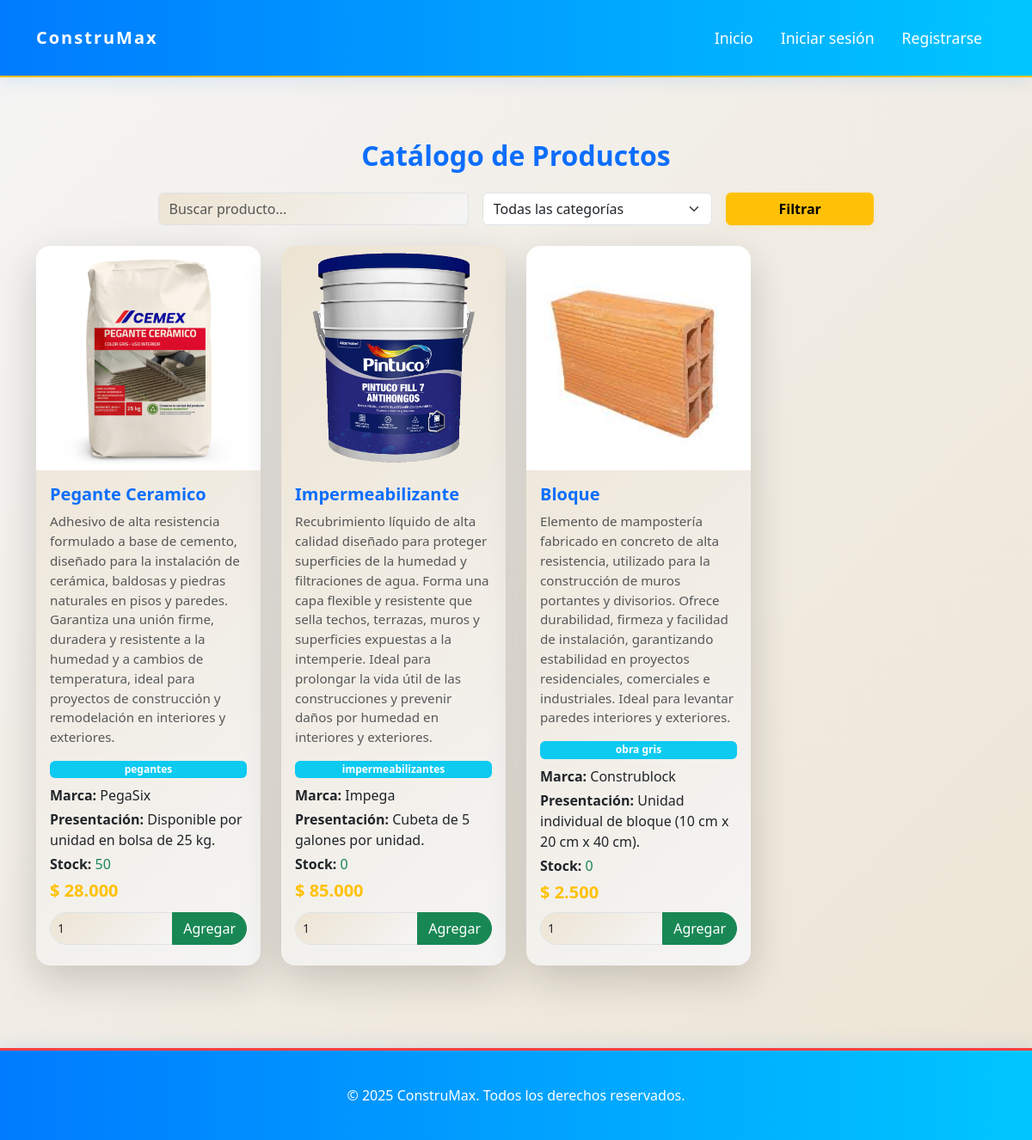
Before: /productos with the older database file.
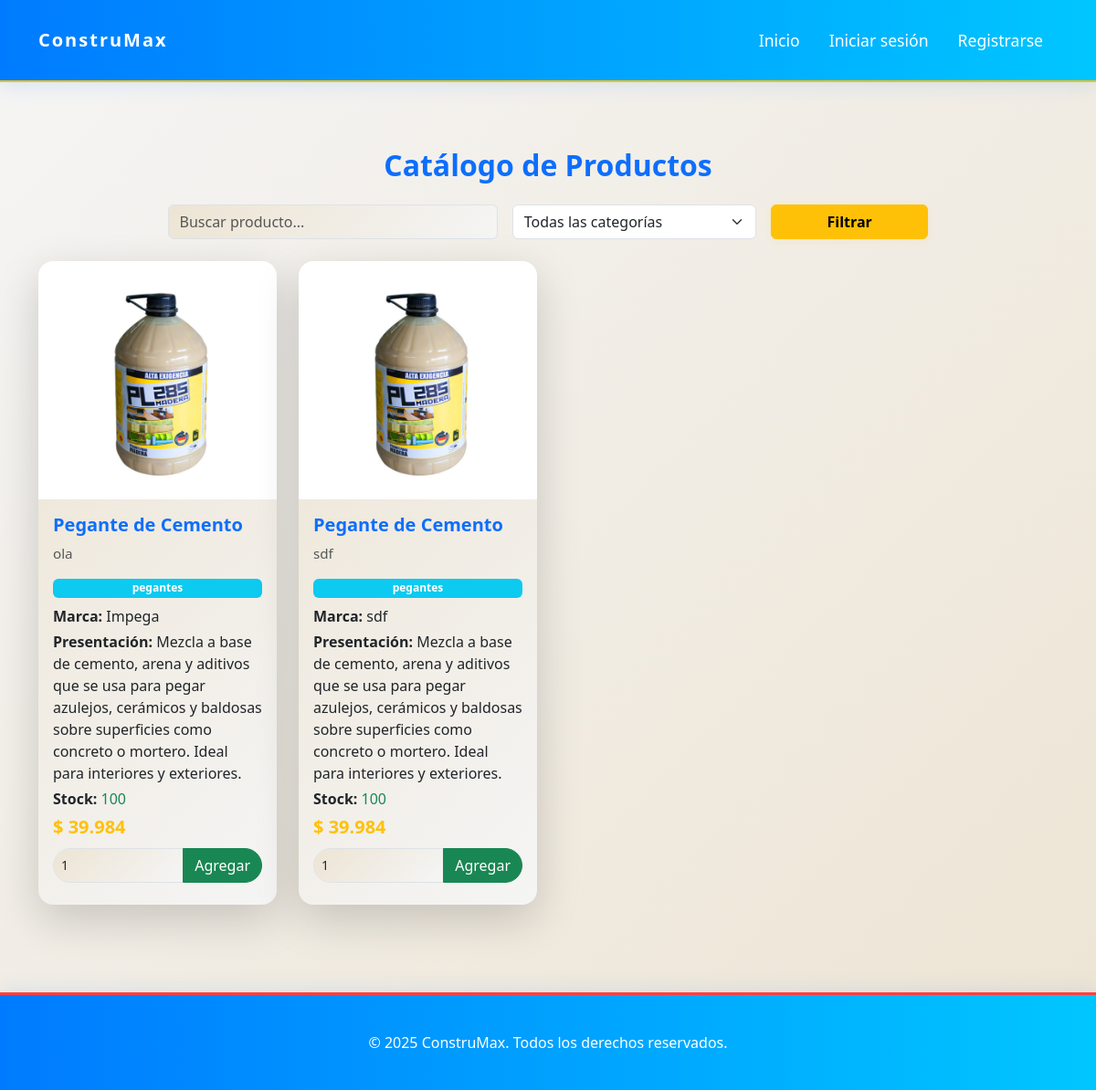
After: the same page with the newer database file.
### app/models/productos.py (models this page shows, shortened)
class Producto(db.Model):
    id = db.Column(db.Integer, primary_key=True)
    nombre = db.Column(db.String(100), nullable=False)
    descripcion = db.Column(db.String(255), nullable=False)
    categoria = db.Column(db.String(50), nullable=False)
    precio = db.Column(db.Float, nullable=False)
    imagen = db.Column(db.String(255))
    presentacion = db.Column(db.String(100))
    marca = db.Column(db.String(100))
    destacado = db.Column(db.Boolean, default=False)
    stock = db.Column(db.Integer, nullable=False, default=0)  # Nuevo campo para el stock

### app/routes/users_route.py (the view)
@bp.route('/productos')
def productos():
    productos = Producto.query.all()
    return render_template('productos/productos.html', productos=productos)

### app/templates/productos/productos.html (shortened to what this page needs)
{% extends 'base.html' %}
{% block content %}
<div class="container py-5">
    <h2 class="text-center mb-4 fw-bold text-primary">Catálogo de Productos</h2>
    <form method="GET" class="row g-3 mb-4 justify-content-center">
        <div class="col-md-4">
            <input type="text" class="form-control" name="busqueda" placeholder="Buscar producto..." value="{{ request.args.get('busqueda', '') }}">
        </div>
        <div class="col-md-3">
            <select class="form-select" name="categoria">
                <option value="">Todas las categorías</option>
            </select>
        </div>
        <div class="col-md-2">
            <button type="submit" class="btn btn-warning w-100 fw-bold">Filtrar</button>
        </div>
    </form>
    <div class="row g-4">
        {% set filtro = request.args.get('categoria') %}
        {% set busqueda = request.args.get('busqueda', '').lower() %}
        {% for producto in productos %}
            {% if (not filtro or producto.categoria == filtro) and (not busqueda or busqueda in producto.nombre.lower() or busqueda in producto.descripcion.lower()) %}
            <div class="col-12 col-sm-6 col-md-4 col-lg-3">
                <div class="card h-100 shadow-lg border-0 rounded-4">
                    <img src="{{ producto.imagen or url_for('static', filename='img/arena_amarilla.jpg') }}" class="card-img-top rounded-top-4" alt="{{ producto.nombre }}">
                    <div class="card-body d-flex flex-column">
                        <h5 class="card-title fw-bold text-primary">{{ producto.nombre }}</h5>
                        <p class="card-text text-muted">{{ producto.descripcion }}</p>
                        <span class="badge bg-info mb-2">{{ producto.categoria }}</span>
                        <p class="mb-1"><strong>Marca:</strong> {{ producto.marca or 'N/A' }}</p>
                        <p class="mb-1"><strong>Presentación:</strong> {{ producto.presentacion or 'N/A' }}</p>
                        <p class="mb-1"><strong>Stock:</strong> <span class="text-success">{{ producto.stock }}</span></p>
                        <p class="mb-2 fs-5 fw-bold text-warning">{{ producto.precio|cop }}</p>
                        <form action="{{ url_for('cart.add_to_cart', product_id=producto.id) }}" method="post" class="mt-auto">
                            <div class="input-group mb-2">
                                <input type="number" name="quantity" value="1" min="1" max="{{ producto.stock }}" class="form-control form-control-sm rounded-start-pill" style="width:80px;">
                                <button type="submit" class="btn btn-success rounded-end-pill"> Agregar</button>
                            </div>
                        </form>
                    </div>
                </div>
            </div>
            {% endif %}
        {% else %}
            <div class="col-12">
                <div class="alert alert-info text-center">No hay productos disponibles.</div>
            </div>
        {% endfor %}
    </div>
</div>
{% endblock %}

### app/templates/base.html (shortened to what this page needs)
<!DOCTYPE html>
<html lang="es">
<head>
    <link rel="stylesheet" href="{{ url_for('static', filename='main.css') }}">
    <link rel="stylesheet" href="{{ url_for('static', filename='login.css') }}">
    <link rel="stylesheet" href="{{ url_for('static', filename='pegantes.css') }}">
    <link href="https://cdn.jsdelivr.net/npm/bootstrap@5.3.0/dist/css/bootstrap.min.css" rel="stylesheet">
</head>
<body>
    <nav class="navbar navbar-expand-lg navbar-light bg-light mb-4">
        <div class="container">
            <a class="navbar-brand" href="{{ url_for('main') }}">ConstruMax</a>
            <div class="collapse navbar-collapse" id="navbarNav">
                <ul class="navbar-nav ms-auto">
                    <li class="nav-item"><a class="nav-link" href="{{ url_for('main') }}">Inicio</a></li>
                    {% if current_user.is_authenticated %}
                        <li class="nav-item"><a class="nav-link" href="{{ url_for('auth.profile') }}">Mi perfil</a></li>
                        <li class="nav-item"><a class="nav-link" href="{{ url_for('auth.logout') }}">Cerrar sesión</a></li>
                    {% else %}
                        <li class="nav-item"><a class="nav-link" href="{{ url_for('auth.login') }}">Iniciar sesión</a></li>
                        <li class="nav-item"><a class="nav-link" href="{{ url_for('register.register') }}">Registrarse</a></li>
                    {% endif %}
                </ul>
            </div>
        </div>
    </nav>
    {% block content %}{% endblock %}
    <footer class="footer mt-5">
        <div class="container">
            <span>© 2025 ConstruMax. Todos los derechos reservados.</span>
        </div>
    </footer>
</body>
</html>

### app/static/main.css (style rules this page uses)
body { background: linear-gradient(135deg, #F5F5F5, #EDE4D3); font-family: 'Lato', 'Segoe UI', 'Roboto', Arial, sans-serif; color: #1A1A1A; line-height: 1.6; overflow-x: hidden; }
.navbar { z-index: 1000; width: 100%; position: relative; min-height: 90px; background: linear-gradient(90deg, #007bff, #00c6ff) !important; box-shadow: 0 4px 20px rgba(0, 123, 255, 0.12); border-bottom: 2px solid #FFC107; }
.navbar-brand { font-size: 2rem; font-weight: bold; color: #fff !important; letter-spacing: 2px; padding: 10px 0; transition: color 0.3s; }
.navbar-nav .nav-link { color: #fff !important; font-weight: 500; font-size: 1.1rem; margin: 0 0.5rem; border-radius: 1rem; transition: background 0.3s, color 0.3s; position: relative; }
.btn-warning { font-weight: bold; border-radius: 1rem; box-shadow: 0 2px 8px rgba(255,193,7,0.12); transition: background 0.3s, color 0.3s; }
.category-card, .card { border-radius: 15px; background: linear-gradient(135deg, #EDE4D3, #F5F5F5); box-shadow: 0 4px 20px rgba(255, 193, 7, 0.12); border: 1px solid transparent; transition: box-shadow 0.3s ease, transform 0.3s ease, border-color 0.3s ease; }
.card-img-top, .category-card img { border-radius: 15px 15px 0 0; transition: transform 0.5s ease, filter 0.5s ease; }
.card-body, .category-card .card-body { padding: 24px; }
.card-title, .category-card .card-title { font-size: 1.25rem; margin-bottom: 12px; }
.card-text, .category-card .card-text { font-size: 0.95rem; color: #666666; }
.footer { background: linear-gradient(90deg, #007bff, #00c6ff); padding: 40px 0; text-align: center; color: #ffffff; border-top: 3px solid #FF4040; border-radius: 0; box-shadow: 0 -4px 20px rgba(0, 123, 255, 0.1); }

### app/static/login.css (style rules this page uses)
.form-control { border-radius: 10px; border: 2px solid #D1D5DB; padding: 12px; transition: border-color 0.3s ease, box-shadow 0.3s ease, transform 0.3s ease; background: linear-gradient(135deg, #EDE4D3, #F5F5F5); color: #1A1A1A; font-size: 1rem; }

Changed rows visible on the page:
removed Producto: imagen+nombre (picture), nombre "Bloque", descripcion "Elemento de mampostería fabricado en concreto de alta resistencia, utilizado para la construcción de muros portantes y divisorios. Ofrece durabilidad, firmeza y facilidad de instalación, garantizando estabilidad en proyectos residenciales, comerciales e industriales. Ideal para levantar paredes interiores y exteriores.", categoria "obra gris", marca "Construblock", presentacion "Unidad individual de bloque (10 cm x 20 cm x 40 cm).", stock "0", precio|cop "$ 2.500"
changed Producto: imagen: a different picture; nombre "Pegante Ceramico" → "Pegante de Cemento"; descripcion "Adhesivo de alta resistencia formulado a base de cemento, diseñado para la instalación de cerámica, baldosas y piedras naturales en pisos y paredes. Garantiza una unión firme, duradera y resistente a la humedad y a cambios de temperatura, ideal para proyectos de construcción y remodelación en interiores y exteriores." → "ola"; marca "PegaSix" → "Impega"; presentacion "Disponible por unidad en bolsa de 25 kg." → "Mezcla a base de cemento, arena y aditivos que se usa para pegar azulejos, cerámicos y baldosas sobre superficies como concreto o mortero. Ideal para interiores y exteriores."; stock "50" → "100"; precio|cop "$ 28.000" → "$ 39.984"
changed Producto: imagen: a different picture; nombre "Impermeabilizante" → "Pegante de Cemento"; descripcion "Recubrimiento líquido de alta calidad diseñado para proteger superficies de la humedad y filtraciones de agua. Forma una capa flexible y resistente que sella techos, terrazas, muros y superficies expuestas a la intemperie. Ideal para prolongar la vida útil de las construcciones y prevenir daños por humedad en interiores y exteriores." → "sdf"; categoria "impermeabilizantes" → "pegantes"; marca "Impega" → "sdf"; presentacion "Cubeta de 5 galones por unidad." → "Mezcla a base de cemento, arena y aditivos que se usa para pegar azulejos, cerámicos y baldosas sobre superficies como concreto o mortero. Ideal para interiores y exteriores."; stock "0" → "100"; precio|cop "$ 85.000" → "$ 39.984"
